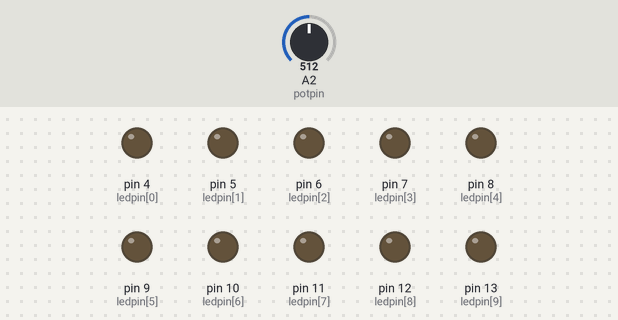
A sketch run on a simulated Arduino Uno, built with avr-gcc and run on an emulated ATmega328P. On the bench: output pins drawn as LEDs (lit = HIGH). Dashed ring = blinking. The test bench sets the inputs (shaded band); at power-on: A2 (potpin) = 512.

Above: at 1.7 s.
2.6 s: A2 (potpin) set to 122
At 4.33 s:
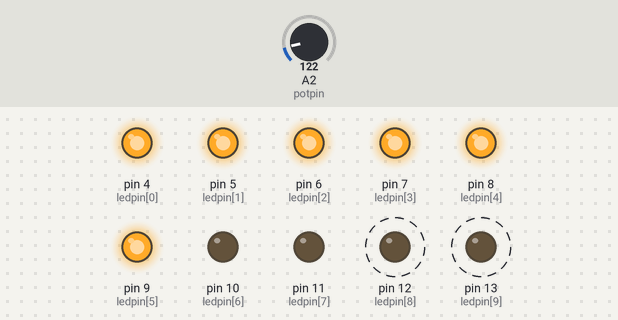
At 5.91 s:
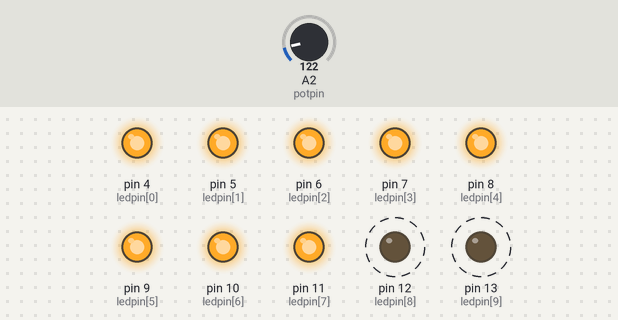
6.1 s: A2 (potpin) set to 306
9.6 s: A2 (potpin) set to 419
At 12.88 s:
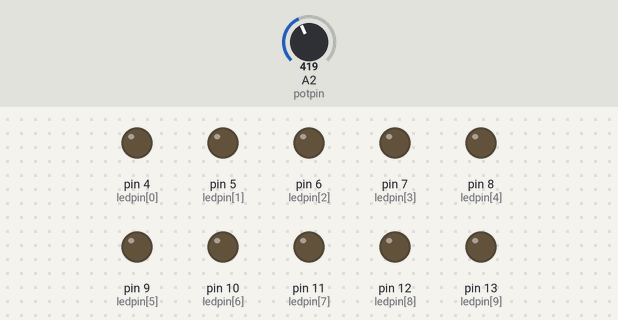
13.1 s: A2 (potpin) set to 426
16.6 s: A2 (potpin) set to 716
Timing chart, 0 to 21.1 s (numbered marks = the images above; inputs shaded):
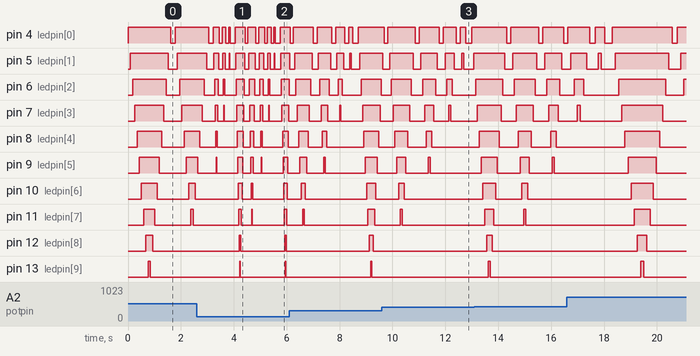

The sketch:

Sequencia_Leds_gravidade.ino
```cpp
byte ledpin[]={4,5,6,7,8,9,10,11,12,13};
byte potpin = 2;
int leddelay;
byte momentum = 2;
void setup() {
  for(int x=0; x<10;x++){
    pinMode(ledpin[x], OUTPUT);
  }
}

void loop() {
  /*A ideia é ter uma função que faz a bola ir e voltar, recebendo
  como parâmetro uma altura, que vai diminuindo com o tmepo, por
  meio do loop. Alem disso, acrescentei o "momentum" que determina
  de quanto em quanto essa altura diminui.*/

  for(int z=10; z>-1; z-=momentum){
    altura(z);
  }
}
void altura(int x){
  leddelay = analogRead(potpin)/6;
  for(int y=0; y<x; y++){
    digitalWrite(ledpin[y], HIGH);
    delay(leddelay);
  }
  for(int y=x-1; y>-1;y--){
    digitalWrite(ledpin[y], LOW);
    delay(leddelay);
  }
  delay(85);
}
```

Measured:
- after the input at 2.6 s, pin 10 (ledpin[6]): goes HIGH 0.14 s, LOW 0.35 s, HIGH 0.06 s, LOW 1.2 s, HIGH 0.14 s, then LOW, starting after 1.6 s; pin 11 (ledpin[7]): goes HIGH 0.10 s, LOW 0.39 s, HIGH 0.02 s, LOW 1.2 s, HIGH 0.10 s, then LOW, starting after 1.6 s
- after the input at 9.6 s, pin 12 (ledpin[8]), pin 13 (ledpin[9]): stays LOW (without the input it goes to HIGH after 3.1 s)
